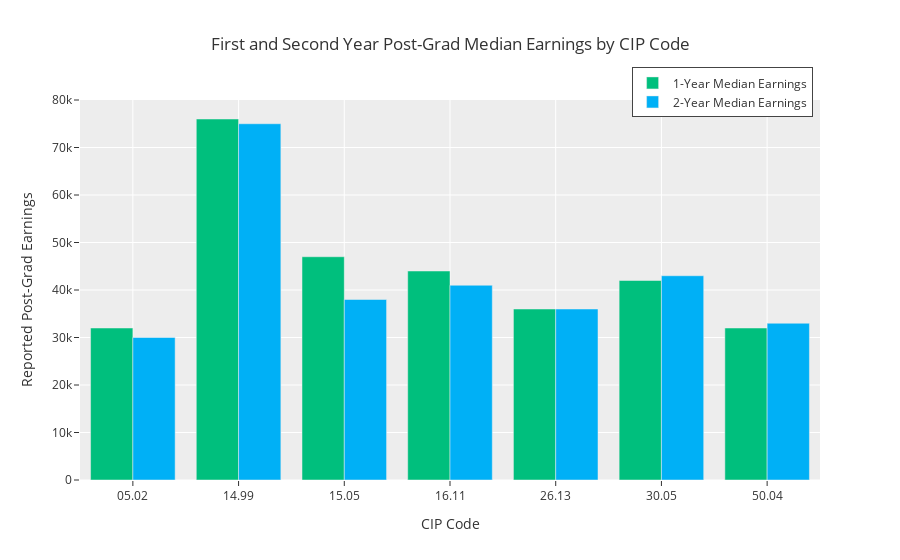

The notebook cell this image was saved under:
### Code cell
def year_grouped_bar(scorecard_data, cip_list, selected_cips = []):
    
    fig_data = scorecard_data[scorecard_data['cip_code'].isin(cip_list)]
    
    selected_grouped = fig_data[fig_data['cip_code'].isin(selected_cips)]
    
    other_grouped = fig_data[~fig_data['cip_code'].isin(selected_cips)]
    
    if len(selected_grouped) == 0:
        opacity = 1.0
    else:
        opacity = 0.25
    
    grouped = go.Figure(data=[go.Bar(name='(Selected) 1-Year Median Earnings',
                                    x=selected_grouped['cip_code'],
                                    y=selected_grouped['earnings.highest.1_yr.overall_median_earnings'].round(-3),
                                    hovertext = selected_grouped['CIPTitle'],
                                    hovertemplate = "<b>%{hovertext}</b><br><br>" +
                                     "1-Year Median Earnings: $%{y}<br>"+"<extra></extra>"),
                              
                              go.Bar(name='(Selected) 2-Year Median Earnings',
                                    x=selected_grouped['cip_code'],
                                    y=selected_grouped['earnings.highest.2_yr.overall_median_earnings'].round(-3),
                                    hovertext = selected_grouped['CIPTitle'],
                                    hovertemplate = "<b>%{hovertext}</b><br><br>" +
                                     "2-year Median Earnings: $%{y}<br>"+"<extra></extra>"),
                              
                              go.Bar(name='1-Year Median Earnings',
                                    x=other_grouped['cip_code'],
                                    y=other_grouped['earnings.highest.1_yr.overall_median_earnings'].round(-3),
                                    opacity = opacity,
                                    hovertext = other_grouped['CIPTitle'],
                                    hovertemplate = "<b>%{hovertext}</b><br><br>" +
                                     "1-Year Median Earnings: $%{y}<br>"+"<extra></extra>"),
                              
                              go.Bar(name='2-Year Median Earnings',
                                    x=other_grouped['cip_code'],
                                    y=other_grouped['earnings.highest.2_yr.overall_median_earnings'].round(-3),
                                    opacity = opacity,
                                    hovertext = other_grouped['CIPTitle'],
                                    hovertemplate = "<b>%{hovertext}</b><br><br>" +
                                     "2-Year Median Earnings: $%{y}<br>"+"<extra></extra>")
                              
                              
                             ]
                       )
    grouped.update_layout(barmode='group', title='First and Second Year Post-Grad Median Earnings by CIP Code',
                          xaxis_title = 'CIP Code',
                          yaxis_title = 'Reported Post-Grad Earnings',
                          template = 'ggplot2',
                          legend={'traceorder':'normal', 'borderwidth':1, 'yanchor':'middle', 'y':1.02,
                                  'xanchor':'right', 'x':0.99})
    
    return grouped

sample_cips = get_rand_cips(bach_prog)

highlight_cips = random.choices(sample_cips, k=random.choice(range(len(sample_cips))))

year_grouped_bar(scorecard_data, sample_cips)

### Figure 1 — Plotly figure (JSON) as saved in the notebook; plotly's stock layout.template omitted (floating-point values rounded to 4 significant figures)
{"data": [{"hovertemplate": "<b>%{hovertext}</b><br><br>1-Year Median Earnings: $%{y}<br><extra></extra>", "hovertext": [], "name": "(Selected) 1-Year Median Earnings", "type": "bar", "x": [], "y": []}, {"hovertemplate": "<b>%{hovertext}</b><br><br>2-year Median Earnings: $%{y}<br><extra></extra>", "hovertext": [], "name": "(Selected) 2-Year Median Earnings", "type": "bar", "x": [], "y": []}, {"hovertemplate": "<b>%{hovertext}</b><br><br>1-Year Median Earnings: $%{y}<br><extra></extra>", "hovertext": ["Ethnic, Cultural Minority, Gender, and Group Studies.", "Engineering, Other.", "Environmental Control Technologies/Technicians.", "Middle/Near Eastern and Semitic Languages, Literatures, and Linguistics.", "Ecology, Evolution, Systematics, and Population Biology.", "Peace Studies and Conflict Resolution.", "Design and Applied Arts."], "name": "1-Year Median Earnings", "opacity": 1, "type": "bar", "x": ["05.02", "14.99", "15.05", "16.11", "26.13", "30.05", "50.04"], "y": [32000, 76000, 47000, 44000, 36000, 42000, 32000]}, {"hovertemplate": "<b>%{hovertext}</b><br><br>2-Year Median Earnings: $%{y}<br><extra></extra>", "hovertext": ["Ethnic, Cultural Minority, Gender, and Group Studies.", "Engineering, Other.", "Environmental Control Technologies/Technicians.", "Middle/Near Eastern and Semitic Languages, Literatures, and Linguistics.", "Ecology, Evolution, Systematics, and Population Biology.", "Peace Studies and Conflict Resolution.", "Design and Applied Arts."], "name": "2-Year Median Earnings", "opacity": 1, "type": "bar", "x": ["05.02", "14.99", "15.05", "16.11", "26.13", "30.05", "50.04"], "y": [30000, 75000, 38000, 41000, 36000, 43000, 33000]}], "layout": {"barmode": "group", "legend": {"borderwidth": 1, "traceorder": "normal", "x": 0.99, "xanchor": "right", "y": 1.02, "yanchor": "middle"}, "title": {"text": "First and Second Year Post-Grad Median Earnings by CIP Code"}, "xaxis": {"title": {"text": "CIP Code"}}, "yaxis": {"title": {"text": "Reported Post-Grad Earnings"}}}}
